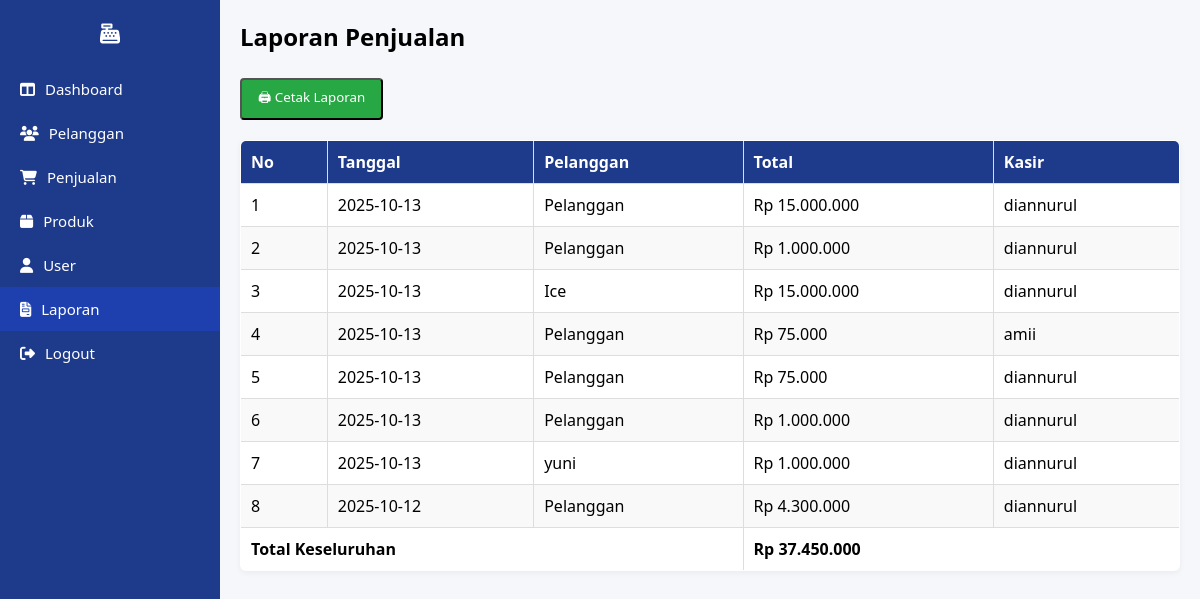
The app's page /halaman/laporan.php (signed in) with its own data.
### tables this page shows
CREATE TABLE `tbl_penjualan` (
  `id_penjualan` int(11) NOT NULL,
  `tgl_penjualan` date NOT NULL,
  `total_harga` decimal(10,0) NOT NULL,
  `id_pelanggan` int(11) DEFAULT NULL,
  `id_user` int(11) NOT NULL
);

CREATE TABLE `tbl_user` (
  `id_user` int(11) NOT NULL,
  `username` varchar(100) NOT NULL,
  `password` char(100) NOT NULL,
  `level` enum('admin','petugas','','') NOT NULL
);

### halaman/laporan.php (the view, shortened to what this page needs)
<?php
include("../config/koneksi.php");
if ($_SESSION['level'] == 'admin') {
    $data = mysqli_query($koneksi, "
        SELECT p.*, COALESCE(pl.nama_pelanggan, 'Pelanggan') AS nama_pelanggan, u.username
        FROM tbl_penjualan p
        LEFT JOIN tbl_pelanggan pl ON p.id_pelanggan = pl.id_pelanggan
        JOIN tbl_user u ON p.id_user = u.id_user
        ORDER BY p.id_penjualan DESC
    ");
}
?>
<!DOCTYPE html>
<html lang="id">
<head>
  <link rel="stylesheet" href="../assets/css/style.css">
  <link rel="stylesheet" href="https://cdnjs.cloudflare.com/ajax/libs/font-awesome/6.5.0/css/all.min.css">
</head>
<body>
<div class="dashboard">
  <?php include("sidebar.php"); ?>
  <main class="content">
    <h2>Laporan Penjualan</h2>
    <button class="btn-cetak" onclick="window.print()">🖨 Cetak Laporan</button>
    <table>
      <thead>
        <tr>
          <th>No</th>
          <th>Tanggal</th>
          <th>Pelanggan</th>
          <th>Total</th>
          <th>Kasir</th>
        </tr>
      </thead>
      <tbody>
        <?php
        $no=1;
        $grand_total = 0;
        while($row = mysqli_fetch_assoc($data)):
          $grand_total += $row['total_harga'];
        ?>
        <tr>
          <td><?= $no++ ?></td>
          <td><?= $row['tgl_penjualan'] ?></td>
          <td><?= htmlspecialchars($row['nama_pelanggan']) ?></td>
          <td>Rp <?= number_format($row['total_harga'],0,',','.') ?></td>
          <td><?= htmlspecialchars($row['username']) ?></td>
        </tr>
        <?php endwhile; ?>
      </tbody>
      <tfoot>
        <tr>
          <td colspan="3"><strong>Total Keseluruhan</strong></td>
          <td colspan="2"><strong>Rp <?= number_format($grand_total,0,',','.') ?></strong></td>
        </tr>
      </tfoot>
    </table>
  </main>
</div>
</body>
</html>

### assets/css/style.css (style rules this page uses)
* { margin: 0; padding: 0; box-sizing: border-box; font-family: "Segoe UI", sans-serif; }
.dashboard { display: flex; position: relative; height: 100vh; }
.content { flex: 1; margin-left: 220px; padding: 20px; background: #f5f7fb; overflow-y: auto; position: relative; z-index: 1; }
.content h2 { margin-bottom: 20px; }
table { width: 100%; border-collapse: collapse; margin-top: 10px; background: white; border-radius: 8px; overflow: hidden; box-shadow: 0 2px 6px rgba(0, 0, 0, 0.05); }
th, td { padding: 12px; border-bottom: 1px solid #eee; text-align: left; }
th { background: #f0f2f9; font-weight: bold; }
.content h2 { margin-bottom: 15px; }
.content table { width: 100%; border-collapse: collapse; margin-top: 10px; background: white; border-radius: 6px; overflow: hidden; box-shadow: 0 2px 6px rgba(0, 0, 0, 0.05); }
.content table th, .content table td { padding: 10px; border: 1px solid #ddd; text-align: left; }
.content table th { background: #1e3a8a; color: white; font-weight: bold; }
.content table tr:nth-child(even) { background: #f9f9f9; }

### halaman/laporan.php (style rules this page uses)
.btn-cetak { display: inline-block; margin: 10px 0; padding: 8px 16px; background: #28a745; color: white; text-decoration: none; border-radius: 4px; cursor: pointer; }
table { width: 100%; border-collapse: collapse; margin-top: 15px; }
table, th, td { border: 1px solid #ddd; }
th, td { padding: 8px; text-align: left; }
th { background: #f4f4f4; }

### records on screen
tbl_penjualan: tgl_penjualan "2025-10-13", nama_pelanggan "Pelanggan", total_harga "15.000.000", id_user.username "diannurul"
tbl_penjualan: tgl_penjualan "2025-10-13", nama_pelanggan "Pelanggan", total_harga "1.000.000", id_user.username "diannurul"
tbl_penjualan: tgl_penjualan "2025-10-13", nama_pelanggan "Ice", total_harga "15.000.000", id_user.username "diannurul"
tbl_penjualan: tgl_penjualan "2025-10-13", nama_pelanggan "Pelanggan", total_harga "75.000", id_user.username "amii"
tbl_penjualan: tgl_penjualan "2025-10-13", nama_pelanggan "Pelanggan", total_harga "75.000", id_user.username "diannurul"
tbl_penjualan: tgl_penjualan "2025-10-13", nama_pelanggan "Pelanggan", total_harga "1.000.000", id_user.username "diannurul"
tbl_penjualan: tgl_penjualan "2025-10-13", nama_pelanggan "yuni", total_harga "1.000.000", id_user.username "diannurul"
tbl_penjualan: tgl_penjualan "2025-10-12", nama_pelanggan "Pelanggan", total_harga "4.300.000", id_user.username "diannurul"

### other values on screen
$grand_total "37.450.000"
